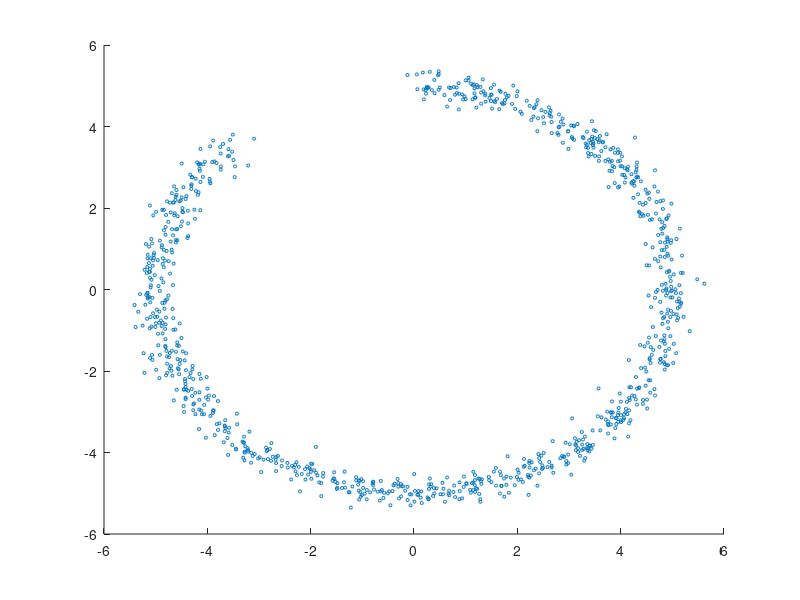

Write the MATLAB code that produced this figure. (Note: this script raises an error after producing the figure.)
n = 1000
k = 50
d = 1

x = 5.5*rand(n,1)
y = zeros(n,2)

% y(:,1) = abs(x).*sin(x) 
% y(:,2) = abs(x).*cos(x)
y(:,1) = 5*sin(x)
y(:,2) = 5*cos(x)

y = y + 0.2*randn(n,2)
scatter(y(:,1), y(:,2),5)


[D,SD] = GeoDist(y,k,d);

sum(sum(abs(D-D')))
sum(sum(abs(SD-SD')))

[C,I] = max(SD(:))
[I1,I2,I3,I4] = ind2sub(size(SD),I);
SD(I1,I2,I3,I4)

scatter(y(:,1), y(:,2),5)
hold on
plot(y(I1,1),y(I1,2),'r*')
plot(y(I2,1),y(I2,2),'r*')

